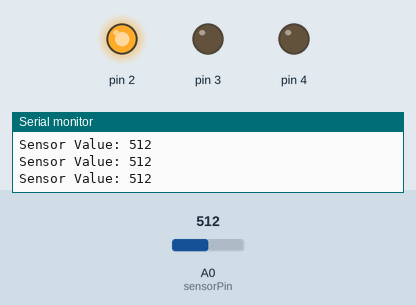
Bench run of a sketch on a simulated Arduino Uno, built with avr-gcc and run on an emulated ATmega328P. On the bench: output pins drawn as LEDs (lit = HIGH), the last lines printed to the serial monitor. The inputs (shaded band) are chosen by the test bench; at power-on: A0 (sensorPin) = 512.

Above: at 1.2 s.
1.3 s: A0 (sensorPin) set to 656
4.3 s: A0 (sensorPin) set to 672
At 4.7 s:
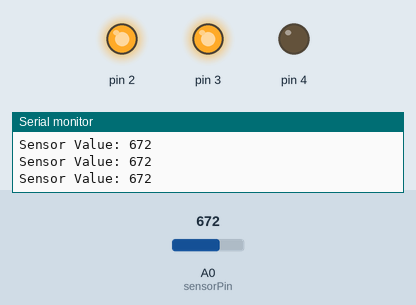
5.8 s: A0 (sensorPin) set to 882
8.8 s: A0 (sensorPin) set to 919
At 9.5 s:
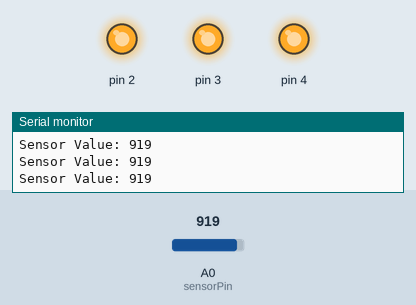
10.3 s: A0 (sensorPin) set to 0
At 10.7 s:
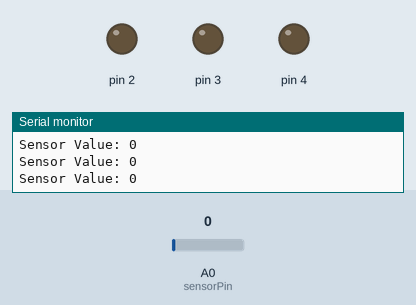
11.8 s: A0 (sensorPin) set to 317
13.3 s: A0 (sensorPin) set to 350
At 14.4 s:
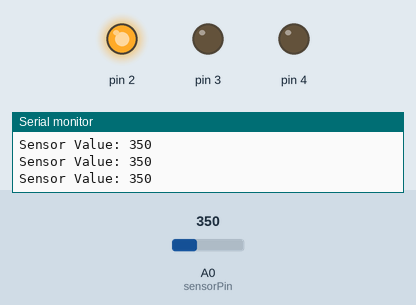
Timing chart, 0 to 15.8 s (numbered marks = the images above; inputs shaded):
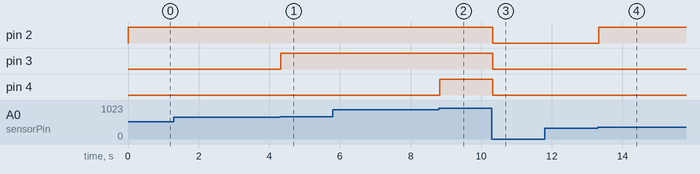

The sketch:

variacion_02_love_meter.ino
```cpp
const int sensorPin = A0;


void setup()
{

  Serial.begin(9600);

  for (int pinNumber = 2; pinNumber < 5; pinNumber++)
  {
    pinMode(pinNumber, OUTPUT);
    digitalWrite(pinNumber, LOW);
  }
}

void loop()
{
  int sensorVal = analogRead(sensorPin);

  Serial.print("Sensor Value: ");
  Serial.println(sensorVal);


  if (sensorVal < 333)
  {
    digitalWrite(2, LOW);
    digitalWrite(3, LOW);
    digitalWrite(4, LOW);
  }

  else if (sensorVal >= 333  && sensorVal < 666)
  {
    digitalWrite(2, HIGH);
    digitalWrite(3, LOW);
    digitalWrite(4, LOW);
  }

  else if (sensorVal >= 666 && sensorVal < 900)
  {
    digitalWrite(2, HIGH);
    digitalWrite(3, HIGH);
    digitalWrite(4, LOW);
  }

  else if (sensorVal > 900)
  {
    digitalWrite(2, HIGH);
    digitalWrite(3, HIGH);
    digitalWrite(4, HIGH);
  }

  delay(1);

}
```

Measured:
- the behaviour switches between 665 and 666 on A0 (sensorPin) (found by bisection; images 0 and 1)
- the behaviour switches between 900 and 901 on A0 (sensorPin) (found by bisection; images 1 and 2)
- the behaviour switches between 332 and 333 on A0 (sensorPin) (found by bisection; images 3 and 4)
- after the input at 4.3 s, pin 3: LOW → HIGH at once
- after the input at 8.8 s, pin 4: LOW → HIGH at once
- after the input at 10.3 s, pin 2–4: HIGH → LOW at once
- after the input at 13.3 s, pin 2: LOW → HIGH at once
